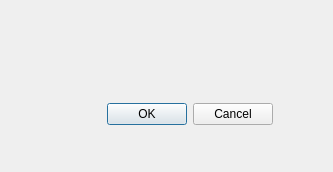
<?xml version="1.0" encoding="UTF-8"?>
<ui version="4.0">
 <class>Form</class>
 <widget class="QWidget" name="Form">
  <property name="geometry">
   <rect>
    <x>0</x>
    <y>0</y>
    <width>333</width>
    <height>172</height>
   </rect>
  </property>
  <property name="windowTitle">
   <string>Form</string>
  </property>
  <widget class="QDialogButtonBox" name="button">
   <property name="geometry">
    <rect>
     <x>80</x>
     <y>100</y>
     <width>193</width>
     <height>29</height>
    </rect>
   </property>
   <property name="standardButtons">
    <set>QDialogButtonBox::Cancel|QDialogButtonBox::Ok</set>
   </property>
  </widget>
  <widget class="QLabel" name="label">
   <property name="geometry">
    <rect>
     <x>80</x>
     <y>40</y>
     <width>281</width>
     <height>31</height>
    </rect>
   </property>
   <property name="text">
    <string/>
   </property>
  </widget>
 </widget>
 <resources/>
 <connections/>
</ui>
